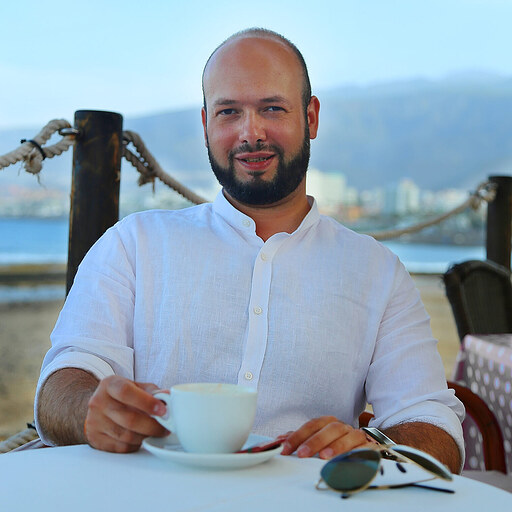
#> input picture 06-Resources/profile-photo.png, 512 x 512 px
$ python overlay_image_title.py --input ../06-Resources/profile-photo.png --output out.png
#> lines starting #> are read from the running program, lines starting #| are printed output that depends on the picture
#!/usr/bin/env python3
"""Overlay a title block on a PNG (readable bar + centered text). Requires Pillow."""

from __future__ import annotations

import argparse
from pathlib import Path

from PIL import Image, ImageDraw, ImageFont


def load_font(size: int, bold: bool) -> ImageFont.FreeTypeFont:
    base = "/System/Library/Fonts/Supplemental"
    name = "Arial Bold.ttf" if bold else "Arial.ttf"
    path = Path(base) / name
    return ImageFont.truetype(str(path), size=size)


def fit_font(
    draw: ImageDraw.ImageDraw,
    text: str,
    max_width: int,
    max_size: int,
    min_size: int,
    bold: bool,
) -> tuple[ImageFont.FreeTypeFont, int, int]:
    for size in range(max_size, min_size - 1, -1):
        font = load_font(size, bold=bold)
        bbox = draw.textbbox((0, 0), text, font=font)
        w = bbox[2] - bbox[0]
        if w <= max_width:
            h = bbox[3] - bbox[1]
            return font, w, h
    font = load_font(min_size, bold=bold)
    bbox = draw.textbbox((0, 0), text, font=font)
    return font, bbox[2] - bbox[0], bbox[3] - bbox[1]


def main() -> None:
    p = argparse.ArgumentParser()
    p.add_argument("--input", required=True)
    p.add_argument("--output", required=True)
    p.add_argument("--line1", default="[Day 17 of 30]")
    p.add_argument("--line2", default="AI Infrastructure for Teams,")
    p.add_argument("--line3", default="Not Just Prompts")
    args = p.parse_args()

    src = Path(args.input)
    out = Path(args.output)
    img = Image.open(src).convert("RGBA")
    w, h = img.size
#> w = 512; h = 512

    overlay = Image.new("RGBA", (w, h), (0, 0, 0, 0))
#> overlay: PIL image 512x512 RGBA; every value is 0
    draw = ImageDraw.Draw(overlay)

    band_h = int(h * 0.30)
#> band_h = 153
    draw.rectangle((0, 0, w, band_h), fill=(18, 22, 26, 235))

    pad_x = int(w * 0.06)
#> pad_x = 30
    max_text_w = w - 2 * pad_x
#> max_text_w = 452

    lines = [args.line1, args.line2, args.line3]
    sizes = [
        fit_font(
            draw,
            lines[0],
            max_text_w,
            max_size=int(h * 0.034),
            min_size=int(h * 0.020),
            bold=False,
        ),
        fit_font(
            draw,
            lines[1],
            max_text_w,
            max_size=int(h * 0.048),
            min_size=int(h * 0.028),
            bold=True,
        ),
        fit_font(
            draw,
            lines[2],
            max_text_w,
            max_size=int(h * 0.048),
            min_size=int(h * 0.028),
            bold=True,
        ),
    ]
    fonts = [s[0] for s in sizes]
#> fonts = 3 items
    heights = [s[2] for s in sizes]
#> heights = [17, 21, 23]
    gap = int(h * 0.012)
#> gap = 6
    total_h = sum(heights) + gap * 2
#> total_h = 73
    y0 = (band_h - total_h) // 2
#> y0 = 40

    y = y0
#> y = 40
    fill = (250, 252, 255, 255)
    stroke = (0, 0, 0, 180)

    for i, line in enumerate(lines):
        font = fonts[i]
        bbox = draw.textbbox((0, 0), line, font=font)
        tw = bbox[2] - bbox[0]
        x = (w - tw) // 2
        draw.text(
            (x, y),
            line,
            font=font,
            fill=fill,
            stroke_width=2,
            stroke_fill=stroke,
        )
        y += heights[i] + gap
#> this loop made 3 passes
#> (bbox, tw, x, y) on passes 1 to 3: ((0, 3, 123, 20), 123, 194, 63), ((0, 5, 327, 26), 327, 92, 90), ((0, 5, 200, 28), 200, 156, 119)
#> after the loop, y = 119

    composed = Image.alpha_composite(img, overlay)
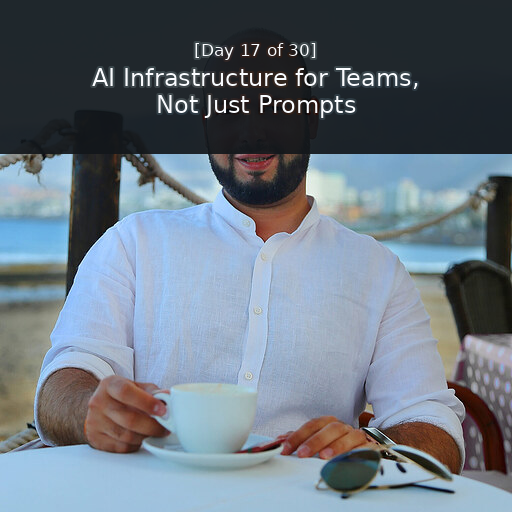
#> composed: PIL image 512x512 RGBA; mean R, G, B, A 105.1, 116.7, 127.8, 255
    composed.save(out, format="PNG")
    print(out)


if __name__ == "__main__":
    main()
